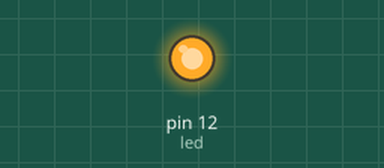
The sketch below on a simulated Arduino Uno, built with avr-gcc and run on an emulated ATmega328P. On the bench: output pins drawn as LEDs (lit = HIGH).

Above: at 1.5 s.
At 6.5 s:
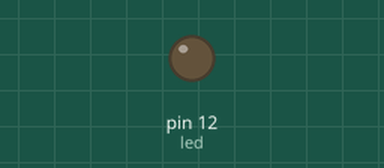
Timing chart, 0 to 13.0 s (numbered marks = the images above):
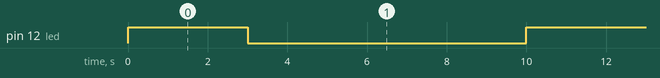

The sketch:

experiencia_1.ino
```cpp
#define ex7

#ifdef ex1
/* Pisca um led, de quatro em quatro segundos*/
int led = 13;
// Esta função "setup" roda uma vez quando a placa e ligada ou resetada
void setup() {
// Configura o pino do led (digital) como saída
pinMode(led, OUTPUT);
}
/* Função que se repete infinitamente quando a placa é ligada */
void loop() {
digitalWrite(led, HIGH);// Liga o LED
delay(4000); // Espera quatro segundos
digitalWrite(led, LOW); // Desliga o LED
delay(4000); // Espera quatro segundos
}
#endif

#ifdef ex2
/*Faça os leds ficarem acesos por 2 segundos e
apagados por 4 segundos*/
int led = 13;
// Esta função "setup" roda uma vez quando a placa e ligada ou resetada
void setup() {
// Configura o pino do led (digital) como saída
pinMode(led, OUTPUT);
}
// Função que se repete infinitamente quando a placa é ligada
void loop() {
digitalWrite(led, HIGH);// Liga o LED
delay(2000); // Espera dois segundos
digitalWrite(led, LOW); // Desliga o LED
delay(4000); // Espera quatro segundos
}
#endif

#ifdef ex3
/*Faça o leds ficarem acesos por 2 segundos e
apagados por 4 segundos e em seguida acesos por 3
segundos e apagados por 5 seg.*/
int led = 13;
// Esta função "setup" roda uma vez quando a placa e ligada ou resetada
void setup() {
// Configura o pino do led (digital) como saída
pinMode(led, OUTPUT);
}
// Função que se repete infinitamente quando a placa é ligada
void loop() {
digitalWrite(led, HIGH);// Liga o LED
delay(2000); // Espera dois segundos
digitalWrite(led, LOW); // Desliga o LED
delay(4000); // Espera quatro segundos
digitalWrite(led, HIGH);// Liga o LED
delay(3000); // Espera três segundos
digitalWrite(led, LOW); // Desliga o LED
delay(5000); // Espera cinco segundos
}
#endif

#ifdef ex4
/*Troque no programa a inicialização da variável led de 13
para 12. Observe o que ocorre.*/

/*o programa inicia e o LED do Arduíno acende mas
o LED associado à protoboard não acende caso eu apenas troque
a posição do fio, se eu mudar no código o 'int led = 13' para 12,
funciona sem problemas.*/
#endif

#ifdef ex5
/*Modifique o programa para o led externo piscar. Tempo 1 segundo.*/

int led = 12;
// Esta função "setup" roda uma vez quando a placa e ligada ou resetada
void setup() {
// Configura o pino do led (digital) como saída
pinMode(led, OUTPUT);
}
// Função que se repete infinitamente quando a placa é ligada
void loop() {
digitalWrite(led, HIGH);// Liga o LED
delay(1000); // Espera dois segundos
digitalWrite(led, LOW); // Desliga o LED
delay(1000); // Espera quatro segundos
}
#endif

#ifdef ex6
/*Faça o led da placa piscar ao mesmo tempo
que o led externo. Tempo 1 seg.*/

int led = 12, led_ard = 13;
// Esta função "setup" roda uma vez quando a placa e ligada ou resetada
void setup() {
// Configura o pino do led (digital) como saída
pinMode(led, OUTPUT);
}
// Função que se repete infinitamente quando a placa é ligada
void loop() {
digitalWrite(led, HIGH);// Liga o LED
digitalWrite(led_ard, HIGH);// Liga o LED do arduíno
delay(1000); // Espera um segundo
digitalWrite(led, LOW); // Desliga o LED
digitalWrite(led_ard, LOW);//Desliga o LED do arduíno
delay(1000); // Espera um segundo
}
#endif

#ifdef ex7
/*Faça o led da placa piscar com um tempo de 2 segundos
e o led externo piscar com um tempo de 3 segundos*/

int led = 12, led_ard = 13;
// Esta função "setup" roda uma vez quando a placa e ligada ou resetada
void setup() {
// Configura o pino do led (digital) como saída
pinMode(led, OUTPUT);
}
// Função que se repete infinitamente quando a placa é ligada
void loop() {
digitalWrite(led, HIGH);// Liga o LED
delay(3000); // Espera três segundos
digitalWrite(led, LOW); // Desliga o LED
delay(3000); // Espera três segundos

digitalWrite(led_ard, HIGH);// Liga o LED do arduíno
delay(2000); // Espera dois segundos
digitalWrite(led_ard, LOW);//Desliga o LED do arduíno
delay(2000); // Espera dois segundos
}
#endif

#ifdef ex8
/*Faça o led da placa piscar alternadamente em relação ao
led externo. Tempo de 1 segundo.*/

int led = 12, led_ard = 13;
// Esta função "setup" roda uma vez quando a placa e ligada ou resetada
void setup() {
// Configura o pino do led (digital) como saída
pinMode(led, OUTPUT);
}
// Função que se repete infinitamente quando a placa é ligada
void loop() {
digitalWrite(led, HIGH);// Liga o LED
delay(1000); // Espera três segundos
digitalWrite(led, LOW); // Desliga o LED

digitalWrite(led_ard, HIGH);// Liga o LED do arduíno
delay(1000); // Espera dois segundos
digitalWrite(led_ard, LOW);//Desliga o LED do arduíno

}
#endif
```

Measured:
- by itself, pin 12 (led): alternates HIGH for 3.0 s and LOW for 7.0 s
